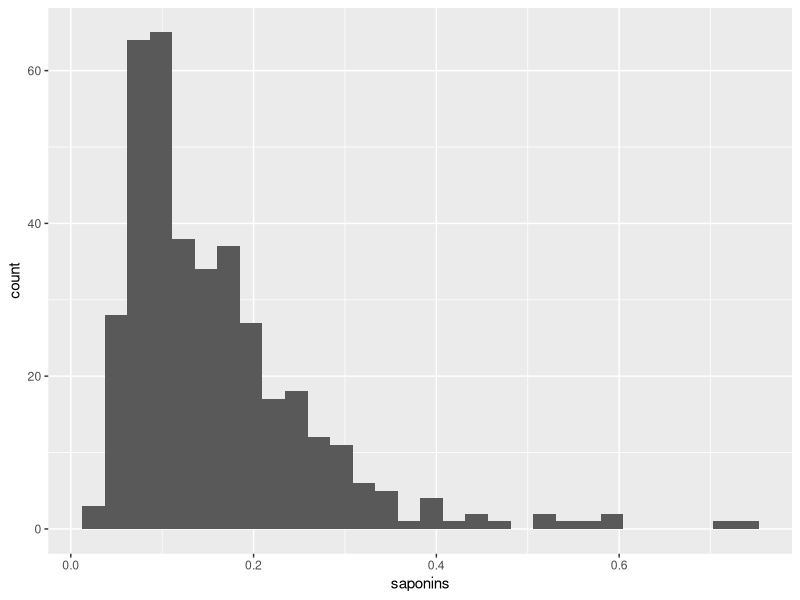
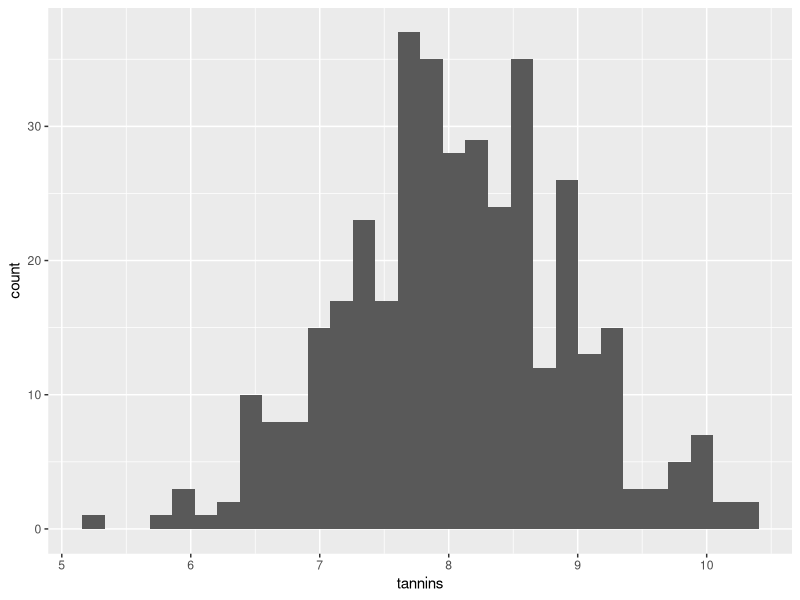
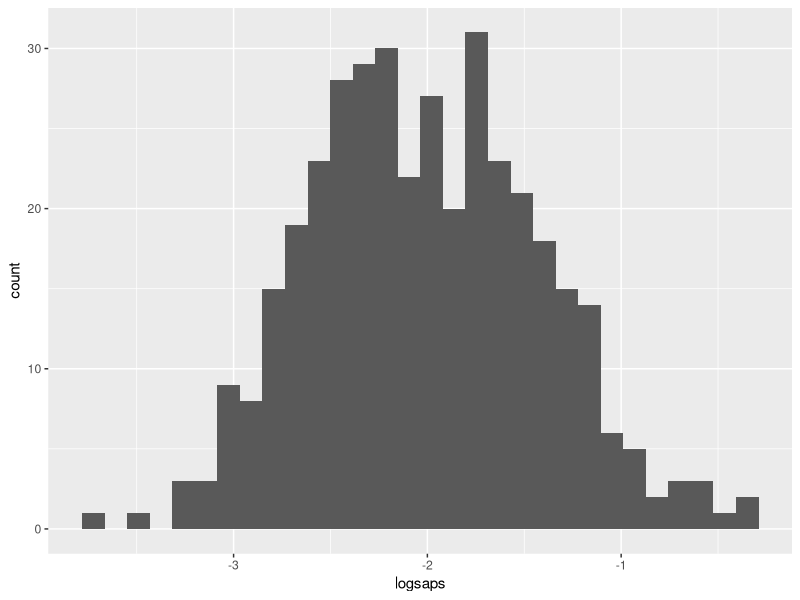

Here is the R script that generated these plots, in order:
## ---- chunk 1
knitr::opts_chunk$set(echo = TRUE)
knitr::opts_chunk$set(eval = TRUE)
knitr::opts_chunk$set(error = TRUE)
knitr::opts_chunk$set(tidy = TRUE)
## ---- chunk 2
library(tidyverse)
## ---- chunk 3
ChemData<-read.csv(file="PlantChemistry.csv")
str(ChemData)
## ---- chunk 4
Answer1<-"Test, Test,Test, Test,Test, Test,Test, Test,Test, Test,Test, Test,Test, Test,Test, Test,Test, Test,Test, Test,Test, Test,Test, Test,Test, Test,Test, Test,Test, Test,Test, Test,Test, Test,Test, Test,Test, Test,Test, Test,Test, Test,Test, Test,Test, Test,Test"
print(Answer1)
## ---- chunk 5
Hist_saponins<-ggplot(data = ChemData,mapping = aes(x = saponins))+
  geom_histogram()
  
Hist_saponins
## ---- chunk 6
Hist_tannins<-Hist_saponins<-ggplot(data = ChemData,mapping = aes(x = tannins))+
  geom_histogram()

Hist_tannins
## ---- chunk 7
Answer2<-""
print(Answer2)
## ---- chunk 8
#saponins
ks.test(x = ChemData$saponins,y = "pnorm",mean(ChemData$saponins),sd(ChemData$saponins))
## ---- chunk 9
Answer3_1<-""
print(Answer3_1)
## ---- chunk 10
#tannins
ks.test(x = ChemData$tannins,y = "pnorm",mean(ChemData$tannins),sd(ChemData$tannins))
## ---- chunk 11
Answer3_2<-""
print(Answer3_2)
## ---- chunk 12
ChemData_with_log<-mutate(ChemData,logsaps=log(saponins))
str(ChemData_with_log)
## ---- chunk 13
note4<-""
print(note4)
## ---- chunk 14
#Histogram of the transformed data:
Hist_Transformed<-ggplot(data =ChemData_with_log,mapping = aes(x = logsaps)) +
  geom_histogram()
  
Hist_Transformed
## ---- chunk 15
Answer5_1<-""
print(Answer5_1)
## ---- chunk 16
#Kolmogorov–Smirnov test on the transformed data
ks.test(x = ChemData_with_log$logsaps,y = "pnorm",mean(ChemData_with_log$logsaps),sd(ChemData_with_log$logsaps))
## ---- chunk 17
Answer6<-""
print(Answer6) 
